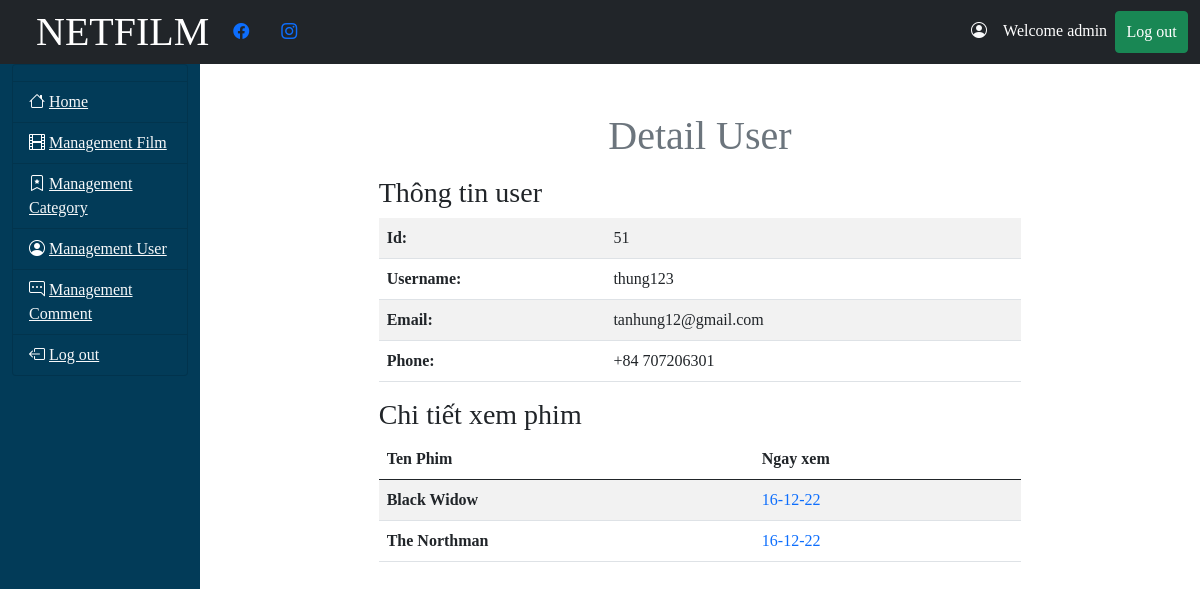
/admin/controller/user.php?id=51 (signed in), run on the app's committed database.
### tables this page shows
CREATE TABLE `user` (
  `id` int(11) NOT NULL,
  `user` varchar(50) NOT NULL,
  `email` varchar(50) NOT NULL,
  `sdt` int(11) NOT NULL,
  `role` int(3) NOT NULL,
  `pass` varchar(50) NOT NULL
);

CREATE TABLE `chitietxemphim` (
  `id` int(11) NOT NULL,
  `iduser` int(11) NOT NULL,
  `idphim` int(11) NOT NULL,
  `ngayxem` varchar(50) NOT NULL
);

CREATE TABLE `phim` (
  `id` int(11) NOT NULL,
  `tenphim` varchar(50) NOT NULL,
  `theloai` varchar(50) NOT NULL,
  `quocgia` varchar(50) NOT NULL,
  `tuoi` int(11) NOT NULL,
  `dienvien` varchar(100) NOT NULL,
  `daodien` varchar(50) NOT NULL,
  `ngaychieu` varchar(50) NOT NULL,
  `thoiluong` int(11) NOT NULL,
  `noidung` text NOT NULL,
  `trangthai` int(11) NOT NULL,
  `banner` varchar(50) NOT NULL,
  `anhphim` varchar(50) NOT NULL,
  `trailer` varchar(50) NOT NULL,
  `link` varchar(100) NOT NULL
);

### admin/model/get.php (called while the page is built, shortened)
<?php
    function getUserById($id){
        global $conn;
        $sql="select * from user where id= ?";
        $stmt = $conn->prepare($sql);
        $stmt->execute(array($id));
        $result = $stmt->fetch();
        return $result;
    }
    function getFilmUserWatch($id) {
        global $conn;
        $sql = "SELECT p.tenphim, ct.ngayxem FROM chitietxemphim as ct, phim as p WHERE p.id = ct.idphim and ct.iduser = '$id'";
        $stmt = $conn->prepare($sql);
        $stmt->execute();
        $films = array();
        while ($row = $stmt->fetch(PDO::FETCH_ASSOC)) {
            $films[] = $row;
        }
        return $films;
    }
?>

### admin/view/detail-user.php (the view, shortened to what this page needs)
<?php
    include_once '../view/header.php';
?>
<main>
    <div class="container-fluid">
        <div class="row justify-content-center">
            <?php
                include_once '../view/side-bar.php';
            ?>
            <div class="col-10">
                <div class="row justify-content-center">
                    <div class="col-8">
                        <h1 class="text-center text-secondary mt-5 mb-3">Detail User</h1>
                        <h3>Thông tin user </h3>
                        <table class="table table-striped">
                            <tbody>
                                <tr>
                                    <th scope="row">Id:</th>
                                    <td><?= $user['id'] ?></td>
                                </tr>
                                <tr>
                                    <th scope="row">Username:</th>
                                    <td><?= $user['user'] ?></td>
                                </tr>
                                <tr>
                                    <th scope="row">Email:</th>
                                    <td><?= $user['email'] ?></td>
                                </tr>
                                <tr>
                                    <th scope="row">Phone:</th>
                                    <td>+84 <?= $user['sdt'] ?></td>
                                </tr>
                            </tbody>
                        </table>
                    </div>
                </div>
                <div class="row justify-content-center">
                    <div class="col-8">
                        <h3>Chi tiết xem phim </h3>
                        <table class="table table-striped">
                            <thead>
                                        <tr>
                                            <th scope="col">Ten Phim</th>
                                            <th scope="col">Ngay xem</th>
                                        </tr>
                                </thead>
                            <tbody>
                            <?php
                                foreach($listFilmOfUser as $film){
                            ?>
                                    <tr>
                                        <th scope="row" ><?=$film['tenphim']?></th>
                                        <td class="text-primary"><?=$film['ngayxem']?></td>
                                    </tr>
                            <?php
                                }
                            ?>
                            </tbody>
                            </table>
                    </div>
                </div>
            </div>
        </div>
    </div>
</main>
<?php
    include_once '../view/footer.php';
?>

### admin/view/header.php (style rules this page uses)
body { background-image: url('./view/img/bg.jpg'); }

### admin/view/side-bar.php (style rules this page uses)
body { font-family: 'Londrina Solid', cursive; background-image: url('/img/bg.jpg'); height: 100%; }
.col-10 { background-color: #fff; }

### data on the page
user: id "51", user "thung123", email "tanhung12@gmail.com", sdt "707206301"
chitietxemphim: idphim.tenphim "Black Widow", ngayxem "16-12-22"
chitietxemphim: idphim.tenphim "The Northman", ngayxem "16-12-22"
